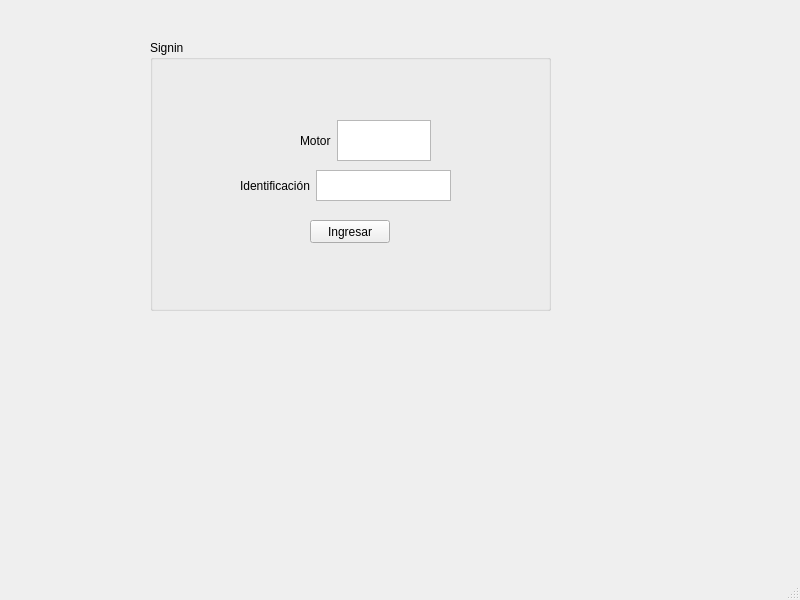
<?xml version="1.0" encoding="UTF-8"?>
<ui version="4.0">
 <class>Login</class>
 <widget class="QMainWindow" name="Login">
  <property name="geometry">
   <rect>
    <x>0</x>
    <y>0</y>
    <width>800</width>
    <height>600</height>
   </rect>
  </property>
  <property name="windowTitle">
   <string>Login</string>
  </property>
  <widget class="QWidget" name="centralwidget">
   <widget class="QGroupBox" name="groupBox">
    <property name="geometry">
     <rect>
      <x>150</x>
      <y>40</y>
      <width>401</width>
      <height>271</height>
     </rect>
    </property>
    <property name="title">
     <string>Signin</string>
    </property>
    <widget class="QPushButton" name="BotonIngreso">
     <property name="geometry">
      <rect>
       <x>160</x>
       <y>180</y>
       <width>80</width>
       <height>23</height>
      </rect>
     </property>
     <property name="text">
      <string>Ingresar</string>
     </property>
    </widget>
    <widget class="QWidget" name="layoutWidget">
     <property name="geometry">
      <rect>
       <x>90</x>
       <y>130</y>
       <width>211</width>
       <height>31</height>
      </rect>
     </property>
     <layout class="QHBoxLayout" name="horizontalLayout">
      <item>
       <widget class="QLabel" name="label">
        <property name="text">
         <string>Identificación</string>
        </property>
       </widget>
      </item>
      <item>
       <widget class="QPlainTextEdit" name="EntradaMotor"/>
      </item>
     </layout>
    </widget>
    <widget class="QWidget" name="horizontalLayoutWidget">
     <property name="geometry">
      <rect>
       <x>150</x>
       <y>80</y>
       <width>131</width>
       <height>41</height>
      </rect>
     </property>
     <layout class="QHBoxLayout" name="horizontalLayout_2">
      <item>
       <widget class="QLabel" name="label_2">
        <property name="text">
         <string>Motor</string>
        </property>
       </widget>
      </item>
      <item>
       <widget class="QPlainTextEdit" name="NumMotor"/>
      </item>
     </layout>
    </widget>
   </widget>
  </widget>
  <widget class="QMenuBar" name="menubar">
   <property name="geometry">
    <rect>
     <x>0</x>
     <y>0</y>
     <width>800</width>
     <height>20</height>
    </rect>
   </property>
  </widget>
  <widget class="QStatusBar" name="statusbar"/>
 </widget>
 <resources/>
 <connections/>
</ui>
